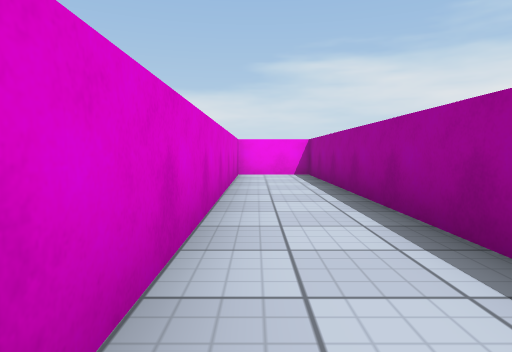
view 1 (above)

24 first-person views from a walk through a Unity game level. The camera is 0.62 m above the floor, tilts 4° down and sees 75° across. The floor is counted in squares, 1 m on a side. Each view is taken from the middle of a square. On the plan, view 1 faces up. The plan holds only what a view shows up to about 10 squares ahead; the rest is blank. Surface patterns are stand-ins for the level's own textures.

view 2
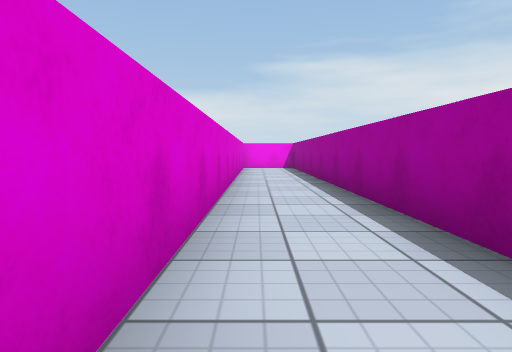

view 3
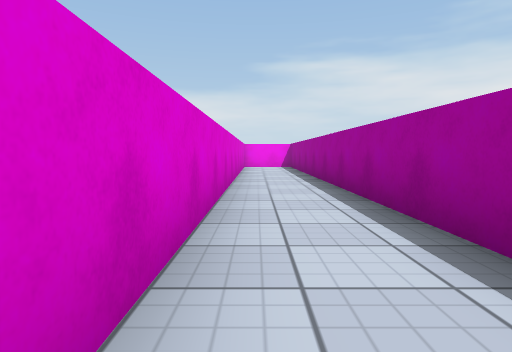

view 4
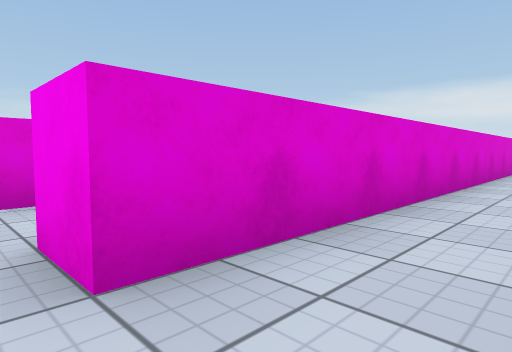

view 5
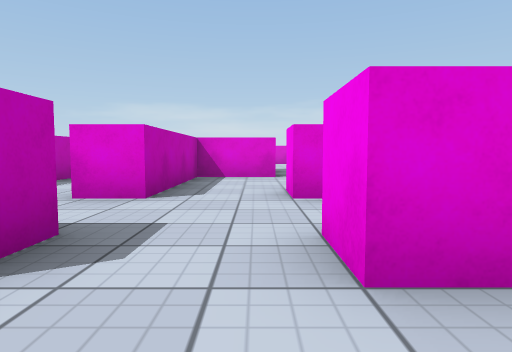

view 6
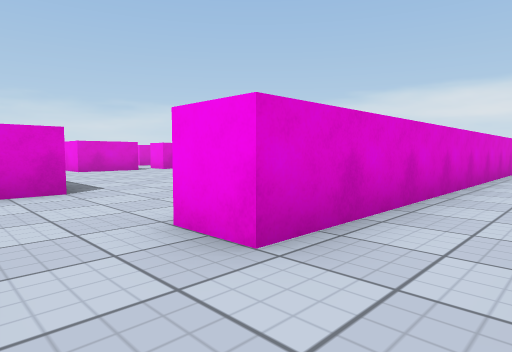

view 7
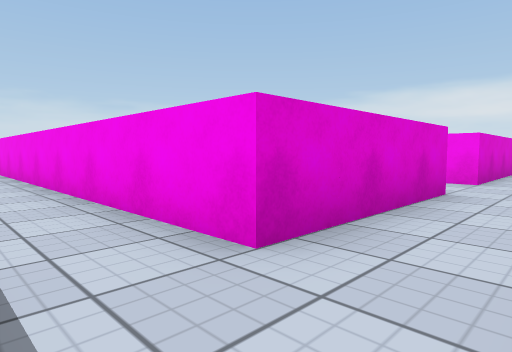

view 8
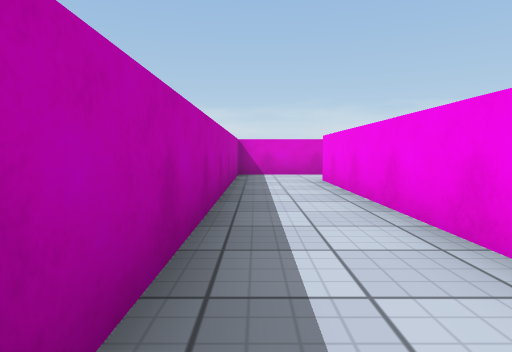

view 9
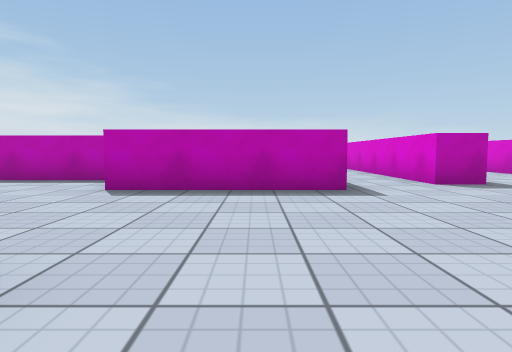

view 10
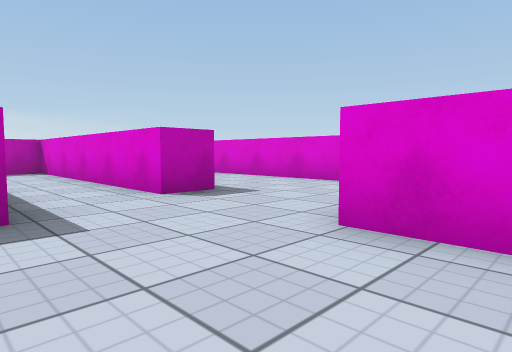

view 11
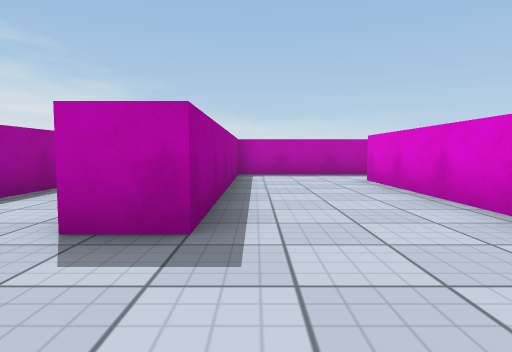

view 12
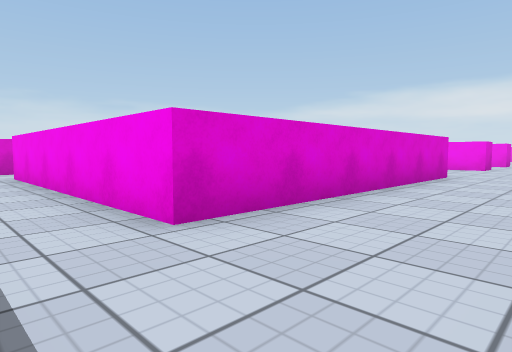

view 13
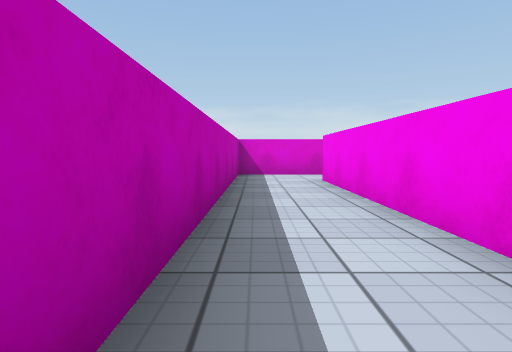

view 14
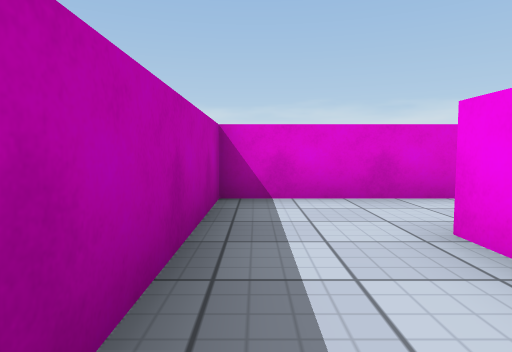

view 15
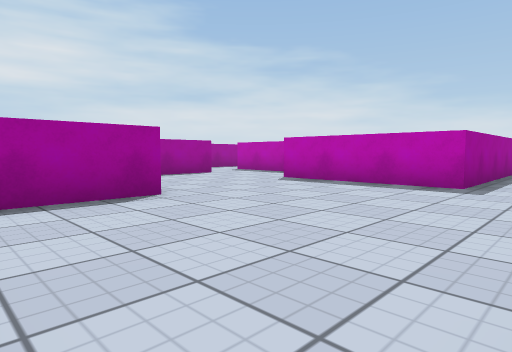

view 16
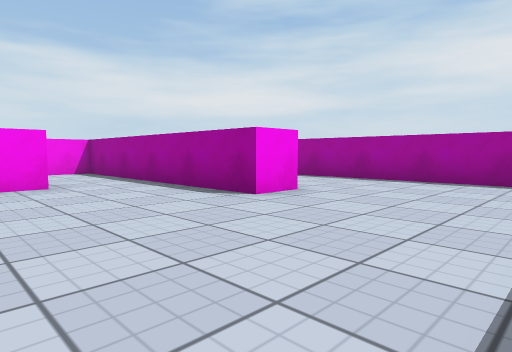

view 17
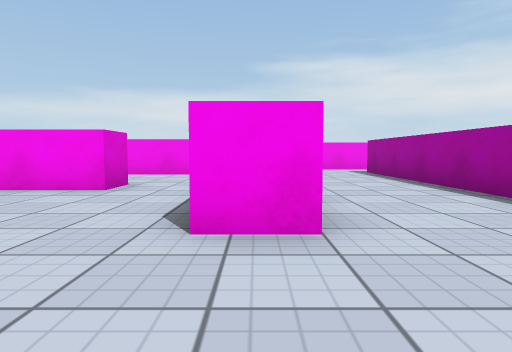

view 18
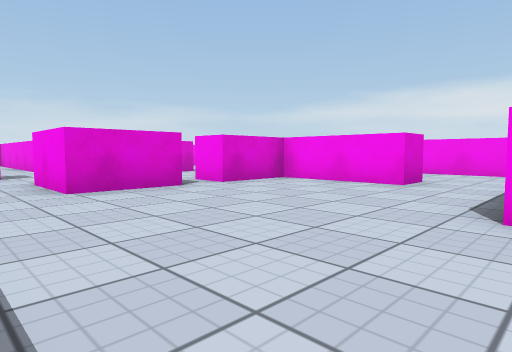

view 19
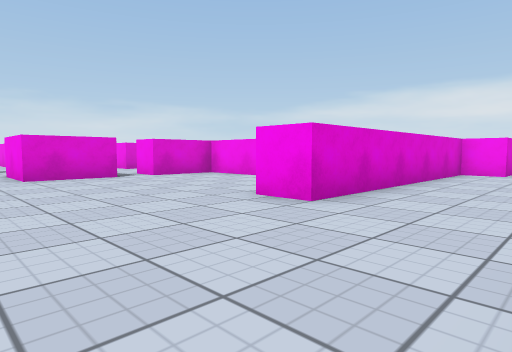

view 20
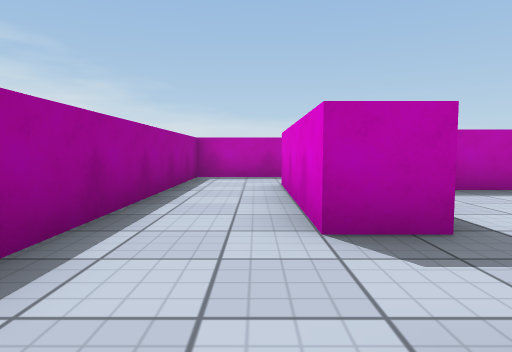

view 21
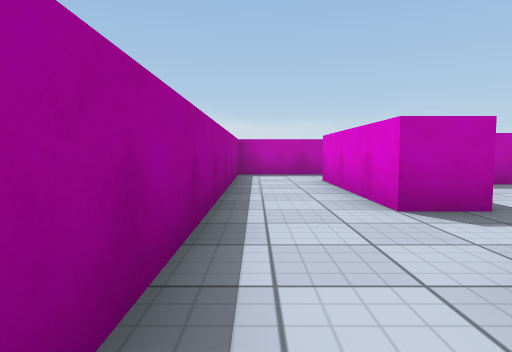

view 22
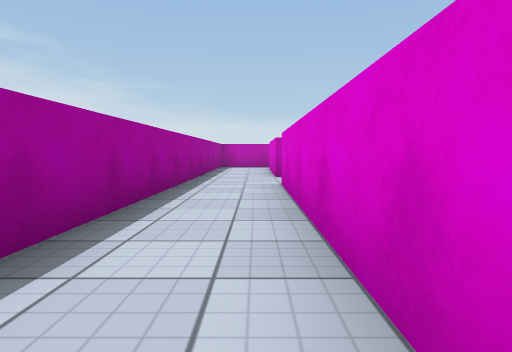

view 23
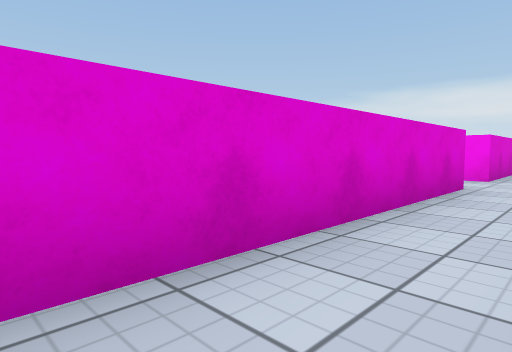

view 24
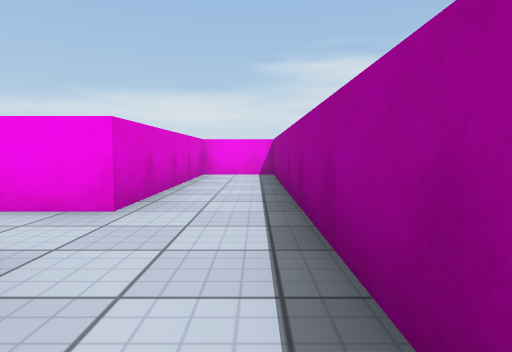

### Floor plan
Points are (right, up) in squares from view 1. A wall is a line through its corners. A room is listed if a view was taken in it or the views show most of it. See-through windows are left out.
Room 1 (views 1, 2, 3, 4, 5, 7, 8, 9, 10, 11, 12, 13, 14, 15, 16, 17, 18, 19, 20, 21, 22)
walls: (-4.5, -9.8) (-4.5, -0.4); (-13.5, -6.5) (-13.5, -8.5) (-15.5, -8.5); (-11.5, -15.4) (-11.5, -10.5) (-7.5, -10.5) (-7.5, -12.5) (-4.5, -12.5); (-10.5, -3.5) (-13.5, -3.5) (-13.5, -5.5); (-17.5, -9.6) (-17.5, -16.5) (-24.5, -16.5); (-0.5, -12.5) (-0.5, -16.5) (-11.5, -16.5); (-6.5, 0.5) (-7.5, 0.5) (-7.5, -6.5) (-8.5, -6.5) (-8.5, -3.5); (-1, -18.5) (1.5, -18.5) (1.5, -5.9); (1.5, -3.1) (1.5, 9.5) (-0.5, 9.5) (-0.5, -10.5); (-26.5, -15.2) (-26.5, -18.5) (-14.5, -18.5) (-14.5, -11.5) (-13.5, -11.5) (-13.5, -18.5) (-4.6, -18.5)
ways out: opening at (-4, -11.5) to room 2; opening at (-1, -11.5) to room 2; opening at (-25.5, -16); opening at (-16.5, -8.5); opening at (-14, -6); opening at (-9.5, -3); opening at (-5.5, 0.5)
Room 2 (views 6, 23, 24)
walls: (-1.5, 0.6) (-1.5, 9.5) (-3.5, 9.5) (-3.5, 3.5) (-4.8, 3.5); (-3.5, 1.5) (-3.5, -10.5) (-4.5, -10.5); (-0.5, -10.5) (-1.5, -10.5); (-1.6, -12.5) (-0.5, -12.5); (-4.5, -12.5) (-3.5, -12.5) (-3.5, -13.5)
ways out: opening at (-4, -11.5) to room 1; opening at (-1, -11.5) to room 1; opening at (-4, 2.5); opening at (-2.5, -13)

Where each view was taken, in squares from view 1:
view 1: 0 up, 0 right, facing up
view 2: 4 down, 0 right, facing up
view 3: 5 down, 0 right, facing up
view 4: 11 down, 1 right, facing up-left
view 5: 11 down, 1 right, facing left
view 6: 12 down, 2 left, facing up-left
view 7: 18 down, 1 right, facing up-left
view 8: 18 down, 4 left, facing left
view 9: 5 down, 10 left, facing down
view 10: 7 down, 11 left, facing down-left
view 11: 9 down, 15 left, facing down
view 12: 18 down, 15 left, facing up-left
view 13: 18 down, 17 left, facing left
view 14: 18 down, 22 left, facing left
view 15: 4 down, 13 left, facing down-right
view 16: 10 down, 12 left, facing up-right
view 17: 9 down, 8 left, facing up
view 18: 10 down, 8 left, facing up-left
view 19: 10 down, 5 left, facing up-left
view 20: 10 down, 0 right, facing down
view 21: 9 down, 1 right, facing down
view 22: 4 down, 0 right, facing down
view 23: 5 down, 2 left, facing up-left
view 24: 0 up, 2 left, facing up
